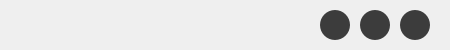
        <widget class="QFrame" name="frame_tabBar">
         <property name="minimumSize">
          <size>
           <width>0</width>
           <height>50</height>
          </size>
         </property>
         <property name="maximumSize">
          <size>
           <width>16777215</width>
           <height>50</height>
          </size>
         </property>
         <property name="frameShape">
          <enum>QFrame::NoFrame</enum>
         </property>
         <property name="frameShadow">
          <enum>QFrame::Raised</enum>
         </property>
         <layout class="QHBoxLayout" name="horizontalLayout_2">
          <property name="spacing">
           <number>0</number>
          </property>
          <property name="leftMargin">
           <number>0</number>
          </property>
          <property name="topMargin">
           <number>0</number>
          </property>
          <property name="rightMargin">
           <number>0</number>
          </property>
          <property name="bottomMargin">
           <number>0</number>
          </property>
          <item>
           <widget class="QFrame" name="frame_logo">
            <property name="minimumSize">
             <size>
              <width>300</width>
              <height>0</height>
             </size>
            </property>
            <property name="maximumSize">
             <size>
              <width>300</width>
              <height>16777215</height>
             </size>
            </property>
            <property name="frameShape">
             <enum>QFrame::NoFrame</enum>
            </property>
            <property name="frameShadow">
             <enum>QFrame::Raised</enum>
            </property>
            <layout class="QVBoxLayout" name="verticalLayout_2">
             <property name="spacing">
              <number>0</number>
             </property>
             <property name="leftMargin">
              <number>0</number>
             </property>
             <property name="topMargin">
              <number>0</number>
             </property>
             <property name="rightMargin">
              <number>0</number>
             </property>
             <property name="bottomMargin">
              <number>0</number>
             </property>
             <item>
              <widget class="QFrame" name="frame_logo_2">
               <property name="minimumSize">
                <size>
                 <width>0</width>
                 <height>50</height>
                </size>
               </property>
               <property name="maximumSize">
                <size>
                 <width>300</width>
                 <height>50</height>
                </size>
               </property>
               <property name="toolTipDuration">
                <number>0</number>
               </property>
               <property name="styleSheet">
                <string notr="true">background-image: url(:/icons/icons/logo.png);
border:none;
background-repeat: no-repeat;</string>
               </property>
               <property name="frameShape">
                <enum>QFrame::NoFrame</enum>
               </property>
               <property name="frameShadow">
                <enum>QFrame::Raised</enum>
               </property>
              </widget>
             </item>
            </layout>
           </widget>
          </item>
          <item>
           <widget class="QFrame" name="frame_2">
            <property name="frameShape">
             <enum>QFrame::StyledPanel</enum>
            </property>
            <property name="frameShadow">
             <enum>QFrame::Raised</enum>
            </property>
           </widget>
          </item>
          <item>
           <widget class="QFrame" name="frame_window">
            <property name="minimumSize">
             <size>
              <width>150</width>
              <height>0</height>
             </size>
            </property>
            <property name="maximumSize">
             <size>
              <width>150</width>
              <height>16777215</height>
             </size>
            </property>
            <property name="frameShape">
             <enum>QFrame::NoFrame</enum>
            </property>
            <property name="frameShadow">
             <enum>QFrame::Raised</enum>
            </property>
            <layout class="QHBoxLayout" name="horizontalLayout_3">
             <property name="spacing">
              <number>0</number>
             </property>
             <property name="leftMargin">
              <number>0</number>
             </property>
             <property name="topMargin">
              <number>0</number>
             </property>
             <property name="rightMargin">
              <number>0</number>
             </property>
             <property name="bottomMargin">
              <number>0</number>
             </property>
             <item>
              <widget class="QFrame" name="frame_window_2">
               <property name="maximumSize">
                <size>
                 <width>110</width>
                 <height>16777215</height>
                </size>
               </property>
               <property name="frameShape">
                <enum>QFrame::NoFrame</enum>
               </property>
               <property name="frameShadow">
                <enum>QFrame::Raised</enum>
               </property>
               <layout class="QHBoxLayout" name="horizontalLayout_6">
                <property name="spacing">
                 <number>10</number>
                </property>
                <property name="leftMargin">
                 <number>0</number>
                </property>
                <property name="topMargin">
                 <number>0</number>
                </property>
                <property name="rightMargin">
                 <number>0</number>
                </property>
                <property name="bottomMargin">
                 <number>0</number>
                </property>
                <item>
                 <widget class="QPushButton" name="pushButton_minimize">
                  <property name="minimumSize">
                   <size>
                    <width>30</width>
                    <height>30</height>
                   </size>
                  </property>
                  <property name="maximumSize">
                   <size>
                    <width>30</width>
                    <height>30</height>
                   </size>
                  </property>
                  <property name="cursor">
                   <cursorShape>PointingHandCursor</cursorShape>
                  </property>
                  <property name="toolTip">
                   <string/>
                  </property>
                  <property name="autoFillBackground">
                   <bool>false</bool>
                  </property>
                  <property name="styleSheet">
                   <string notr="true">QPushButton{
background-image: url(:/icons/icons/icon_minimize.png);
	background-color: rgb(60, 60, 60);
border:none;
border-radius:15px;
background-repeat: no-repeat;
background-position: center;
}

QPushButton::hover{
background-color: rgb(200, 200, 200);
border:none;
background-repeat: no-repeat;
background-position: center;
}</string>
                  </property>
                  <property name="text">
                   <string/>
                  </property>
                  <property name="autoRepeat">
                   <bool>false</bool>
                  </property>
                  <property name="autoExclusive">
                   <bool>false</bool>
                  </property>
                  <property name="autoDefault">
                   <bool>false</bool>
                  </property>
                  <property name="default">
                   <bool>false</bool>
                  </property>
                  <property name="flat">
                   <bool>false</bool>
                  </property>
                 </widget>
                </item>
                <item>
                 <widget class="QPushButton" name="pushButton_maximize">
                  <property name="minimumSize">
                   <size>
                    <width>30</width>
                    <height>30</height>
                   </size>
                  </property>
                  <property name="maximumSize">
                   <size>
                    <width>30</width>
                    <height>30</height>
                   </size>
                  </property>
                  <property name="cursor">
                   <cursorShape>PointingHandCursor</cursorShape>
                  </property>
                  <property name="toolTip">
                   <string/>
                  </property>
                  <property name="autoFillBackground">
                   <bool>false</bool>
                  </property>
                  <property name="styleSheet">
                   <string notr="true">QPushButton{
background-image: url(:/icons/icons/icon_maximize.png);
background-color: rgb(60, 60, 60);
border:none;
background-repeat: no-repeat;
background-position: center;
border-radius:15px;
}

QPushButton::hover{
background-color: rgb(200, 200, 200);
border:none;
background-repeat: no-repeat;
background-position: center;
}</string>
                  </property>
                  <property name="text">
                   <string/>
                  </property>
                  <property name="autoRepeat">
                   <bool>false</bool>
                  </property>
                  <property name="autoExclusive">
                   <bool>false</bool>
                  </property>
                  <property name="autoDefault">
                   <bool>false</bool>
                  </property>
                  <property name="default">
                   <bool>false</bool>
                  </property>
                  <property name="flat">
                   <bool>false</bool>
                  </property>
                 </widget>
                </item>
                <item>
                 <widget class="QPushButton" name="pushButton_exit">
                  <property name="minimumSize">
                   <size>
                    <width>30</width>
                    <height>30</height>
                   </size>
                  </property>
                  <property name="maximumSize">
                   <size>
                    <width>30</width>
                    <height>30</height>
                   </size>
                  </property>
                  <property name="cursor">
                   <cursorShape>PointingHandCursor</cursorShape>
                  </property>
                  <property name="toolTip">
                   <string/>
                  </property>
                  <property name="autoFillBackground">
                   <bool>false</bool>
                  </property>
                  <property name="styleSheet">
                   <string notr="true">QPushButton{
background-image: url(:/icons/icons/cil-x.png);
background-color: rgb(60, 60, 60);
border:none;
background-repeat: no-repeat;
background-position: center;
border-radius:15px;
}

QPushButton::hover{
background-color: rgb(170, 0, 0);
border-radius:15px;
border:none;
background-repeat: no-repeat;
background-position: center;
}</string>
                  </property>
                  <property name="text">
                   <string/>
                  </property>
                  <property name="autoRepeat">
                   <bool>false</bool>
                  </property>
                  <property name="autoExclusive">
                   <bool>false</bool>
                  </property>
                  <property name="autoDefault">
                   <bool>false</bool>
                  </property>
                  <property name="default">
                   <bool>false</bool>
                  </property>
                  <property name="flat">
                   <bool>false</bool>
                  </property>
                 </widget>
                </item>
               </layout>
              </widget>
             </item>
            </layout>
           </widget>
          </item>
         </layout>
        </widget>
